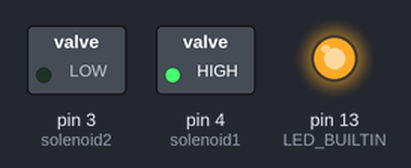
A sketch run on a simulated Arduino Uno, built with avr-gcc and run on an emulated ATmega328P. Shown: switched loads named in the sketch (green lamp = pin HIGH), output pins drawn as LEDs (lit = HIGH).

Above: at 1.0 s.
At 5.0 s:
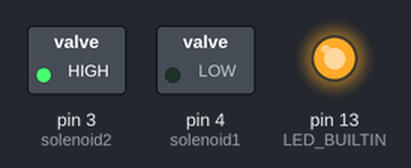
At 7.0 s:
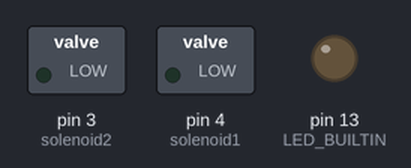
Timing chart, 0 to 10.4 s (numbered marks = the images above):
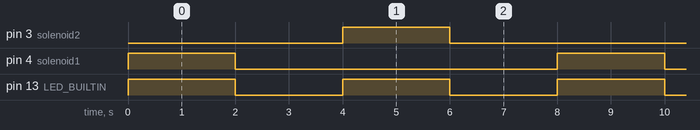

Measured:
- by itself, pin 3 (solenoid2), pin 4 (solenoid1): alternates HIGH for 2.0 s and LOW for 6.0 s
- by itself, pin 13 (LED_BUILTIN): alternates HIGH for 2.0 s and LOW for 2.0 s
- by itself, everything shown: repeats every 8.0 s, in 4 steps

The sketch:

selonoid.ino
```cpp
int solenoid1 = 4;
int solenoid2 = 3;

void setup() {
  // put your setup code here, to run once:
  pinMode(solenoid1, OUTPUT);
  pinMode(solenoid2, OUTPUT);
  pinMode(LED_BUILTIN, OUTPUT);
}

void loop() {
  // put your main code here, to r un repeatedly:
  digitalWrite(solenoid1, HIGH);
  digitalWrite(LED_BUILTIN, HIGH);
  delay(2000);
  digitalWrite(solenoid1, LOW);
  digitalWrite(LED_BUILTIN, LOW);
  delay(2000);

  digitalWrite(solenoid2, HIGH);
  digitalWrite(LED_BUILTIN, HIGH);
  delay(2000);
  digitalWrite(solenoid2, LOW);
  digitalWrite(LED_BUILTIN, LOW);
  delay(2000);
}
```
